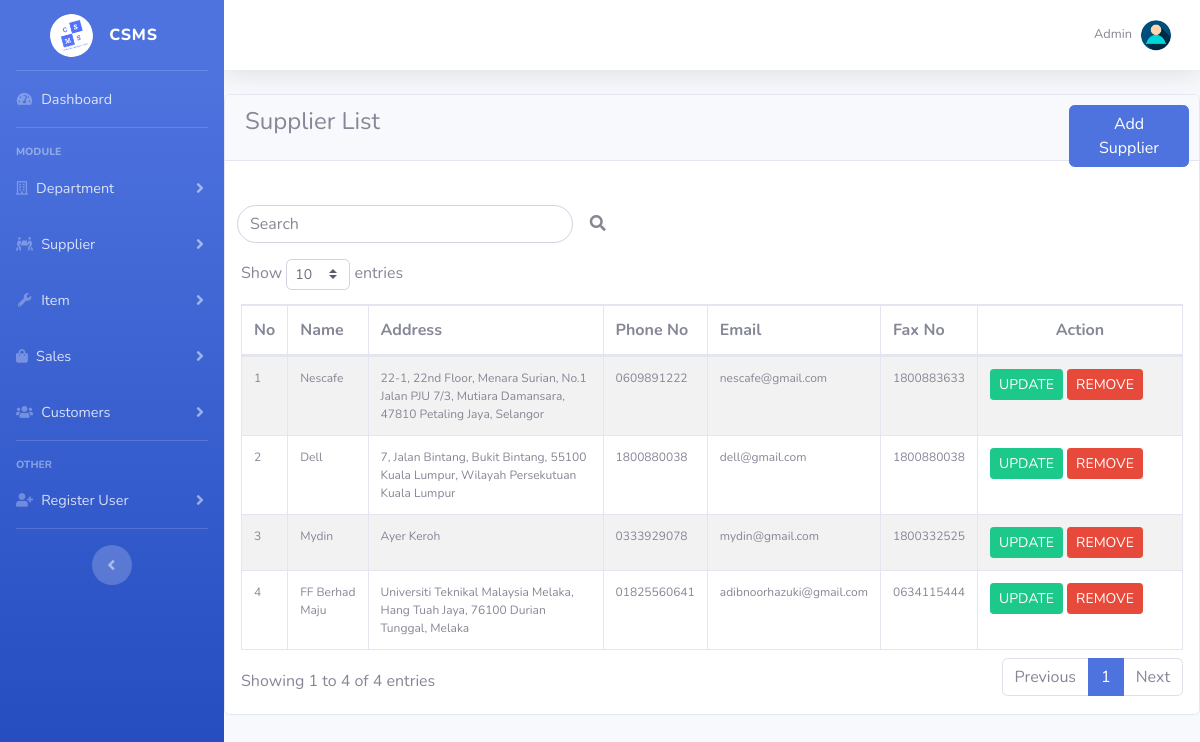
The page /view_supp.php (signed in) on the database its author committed.
### tables this page shows
CREATE TABLE `user` (
  `user_id` int(5) NOT NULL,
  `user_name` varchar(50) NOT NULL,
  `user_ic` bigint(15) NOT NULL,
  `user_email` varchar(50) NOT NULL,
  `user_phone` text NOT NULL,
  `user_type` varchar(30) NOT NULL,
  `password` longtext NOT NULL,
  `confirm_password` longtext NOT NULL
);

CREATE TABLE `supplier` (
  `supp_id` int(3) NOT NULL,
  `supp_name` varchar(100) NOT NULL,
  `supp_address` text NOT NULL,
  `supp_no` text NOT NULL,
  `supp_email` varchar(30) NOT NULL,
  `fax_no` text NOT NULL
);

### view_supp.php (the view, shortened to what this page needs)
<?php
include("connection.php");
if(isset($_SESSION["userid"])){
  $uid = $_SESSION["userid"];
}
else{
  header('Location: login.php');
}
$sql = "SELECT * FROM user WHERE user_id = '".$uid."'";
$rsltsql = $conn->query($sql);
if($rsltsql->num_rows>0){
  while($rowsql = $rsltsql->fetch_assoc()){
    $uname = $rowsql["user_name"];
  }
}
?>
<!DOCTYPE html>
<html lang="en">
<head>
  <link href="vendor/fontawesome-free/css/all.min.css" rel="stylesheet" type="text/css">
  <link href="css/sb-admin-2.min.css" rel="stylesheet">
  <link href="vendor/datatables/dataTables.bootstrap4.css" rel="stylesheet">
</head>
<body id="page-top">
  <div id="wrapper">
    <?php include('menu.php'); ?>
    <div id="content-wrapper" class="d-flex flex-column">
      <div id="content">
        <nav class="navbar navbar-expand navbar-light bg-white topbar mb-4 static-top shadow">
          <ul class="navbar-nav ml-auto">
            <li class="nav-item dropdown no-arrow">
              <a class="nav-link dropdown-toggle" href="#" id="userDropdown" role="button" data-toggle="dropdown" aria-haspopup="true" aria-expanded="false">
                <span class="mr-2 d-none d-lg-inline text-gray-600 small"><?php echo $uname ?></span>
                <img class="img-profile rounded-circle" src="img/profile.jpg">
              </a>
            </li>
          </ul>
        </nav>
        <div class="row">
          <div class="col-md-12">
            <div class="card">
              <div class="card-header">
                <h4 class="card-title">Supplier List</h4>
              </div><br>
              <button class="btn btn-primary btn-round text-white " style="position: absolute; right: 0; margin-top: 10px; margin-right: 10px; width: 120px;" onclick="location.href='add_supp.php?supp'">Add Supplier</button>
              <form method="POST" action="#">
                <div class="input-group col-lg-5">
                  <input type="text" class="form-control" style="border-radius: 25px; margin-top: 20px;" placeholder="Search" name="sfield">&nbsp;
                  <button type="submit" class="btn btn-round" name="search" style="margin-top: 20px;"><i class="fas fa-search"></i></button>
                </div>
              </form>
              <div class="card-body">
                <table id="dataTable" class="table table-striped table-bordered" cellspacing="0" width="100%">
                  <thead>
                    <tr>
                      <th style='font-size:16px'>No</th>
                      <th style='font-size:16px'> Name</th>
                      <th style='font-size:16px'> Address</th>
                      <th style='font-size:16px'> Phone No</th>
                      <th style='font-size:16px'> Email</th>
                      <th style='font-size:16px'> Fax No</th>
                      <th class="disabled-sorting text-center" style='font-size:16px'>Action</th>
                    </tr>
                  </thead>
                  <tbody>
                    <?php
                    $i = 0;
                    $supplist = "SELECT * FROM supplier";
                    $rsltsupplist = $conn->query($supplist);
                    if($rsltsupplist->num_rows>0){
                      while($rowsupplist = $rsltsupplist->fetch_assoc()){
                        $i++;
                        $id = $rowsupplist["supp_id"];
                        $name = $rowsupplist["supp_name"];
                        $add = $rowsupplist["supp_address"];
                        $phone = $rowsupplist["supp_no"];
                        $email = $rowsupplist["supp_email"];
                        $fax = $rowsupplist["fax_no"];
                        ?>
                        <tr>
                          <td style='font-size:12px'><?php echo $i ?></td>
                          <td style='font-size:12px'><?php echo $name ?></td>
                          <td style='font-size:12px'><?php echo $add ?></td>
                          <td style='font-size:12px'><?php echo $phone ?></td>
                          <td style='font-size:12px'><?php echo $email ?></td>
                          <td style='font-size:12px'><?php echo $fax ?></td>
                          <td style="width: 180px;">
                            <a type="button" href="add_supp.php?supp&type=update&suppid=<?php echo $id ?>" rel="tooltip" class="btn btn-success btn-icon btn-sm " data-original-title="" title="">UPDATE
                            </a>
                            <a type="button" href="delete_process.php?type=supp&suppid=<?php echo $id ?>" rel="tooltip" class="btn btn-success btn-danger btn-sm " onclick="return confirm('Are you sure you want to delete this supplier?');" data-original-title="" title="">REMOVE
                            </a>
                          </td>
                        </tr>
                        <?php
                      }
                    }
                    ?>
                  </tbody>
                </table>
              </div>
            </div>
          </div>
        </div>
            </div>
          </div>
      </div>
</body>
</html>

### rows shown on the page
user: user_name "Admin"
supplier: supp_name "Nescafe", supp_address "22-1, 22nd Floor, Menara Surian, No.1 Jalan PJU 7/3, Mutiara Damansara, 47810 Petaling Jaya, Selangor", supp_no "0609891222", supp_email "nescafe@gmail.com", fax_no "1800883633"
supplier: supp_name "Dell", supp_address "7, Jalan Bintang, Bukit Bintang, 55100 Kuala Lumpur, Wilayah Persekutuan Kuala Lumpur", supp_no "1800880038", supp_email "dell@gmail.com", fax_no "1800880038"
supplier: supp_name "Mydin", supp_address "Ayer Keroh", supp_no "0333929078", supp_email "mydin@gmail.com", fax_no "1800332525"
supplier: supp_name "FF Berhad Maju", supp_address "Universiti Teknikal Malaysia Melaka, Hang Tuah Jaya, 76100 Durian Tunggal, Melaka", supp_no "01825560641", supp_email "adibnoorhazuki@gmail.com", fax_no "0634115444"
